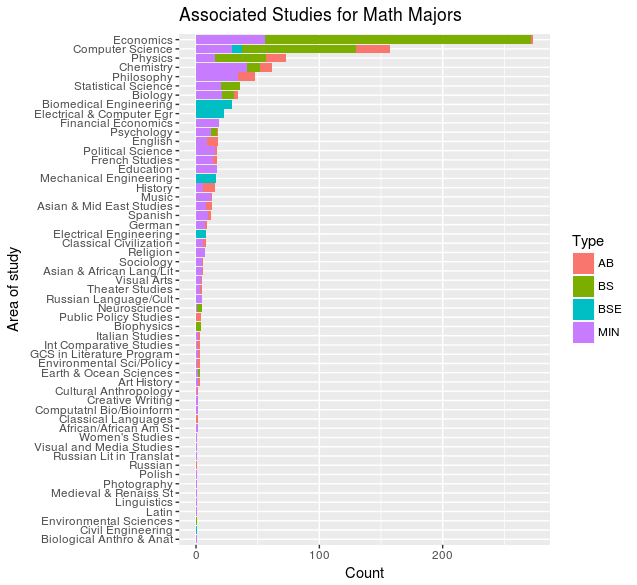

Recreate this plot in R.
# create a plot of associated studies for math majors
library(ggplot2)
library(plyr)

# create a dataframe object from csv file and rename the columns
assoc_majors <- read.csv(file = 'math_associated_studies.csv', header = FALSE, sep = ',')
colnames(assoc_majors) <- c('Area', 'Type', 'Number')

# count the number of majors/minors with in each subject
sumofareas <- ddply(assoc_majors, .(Area), summarise, sum = sum(Number))
sumofareas <- sumofareas[order(-sumofareas$sum),] 
assoc_majors_withsum <- merge(assoc_majors, sumofareas)
assoc_majors_withsum <- assoc_majors_withsum[order(-assoc_majors_withsum$sum),] 

# generate a stacked bar plot of associated studies for math majors with decreasing number of students
ggplot(assoc_majors_withsum, aes(x=reorder(Area, sum), y=Number, fill = Type)) + geom_col() + coord_flip() + xlab("Area of study") + ylab("Count") + ggtitle("Associated Studies for Math Majors")

###same steps as above but for students who have a math minor
math_minors = read.csv("math_minor_associated_studies.csv", header = T)

names(math_minors) = c("Area", "Type", "Number")

sumofareasMinors <- ddply(math_minors, .(Area), summarise, sum = sum(Number))
sumofareasMinors <- sumofareasMinors[order(-sumofareasMinors$sum),] 
math_minors_withsum <- merge(math_minors, sumofareasMinors)
math_minors_withsum <- math_minors_withsum[order(-math_minors_withsum$sum),] 

ggplot(math_minors_withsum, aes(x=reorder(Area,sum), y=Number, fill = Type)) + geom_col() + coord_flip() + xlab("Area of Study") + ylab("Count") + ggtitle("Associated Studies for Math Minors")
